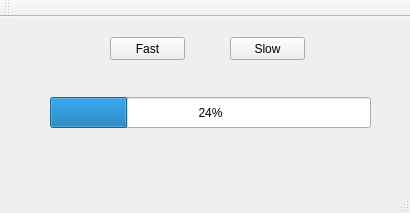
<?xml version="1.0" encoding="UTF-8"?>
<ui version="4.0">
 <class>MainWindow</class>
 <widget class="QMainWindow" name="MainWindow">
  <property name="geometry">
   <rect>
    <x>0</x>
    <y>0</y>
    <width>410</width>
    <height>213</height>
   </rect>
  </property>
  <property name="windowTitle">
   <string>MainWindow</string>
  </property>
  <widget class="QWidget" name="centralWidget">
   <widget class="QProgressBar" name="progressBar">
    <property name="geometry">
     <rect>
      <x>50</x>
      <y>80</y>
      <width>321</width>
      <height>31</height>
     </rect>
    </property>
    <property name="value">
     <number>24</number>
    </property>
   </widget>
   <widget class="QPushButton" name="pushButton">
    <property name="geometry">
     <rect>
      <x>110</x>
      <y>20</y>
      <width>75</width>
      <height>23</height>
     </rect>
    </property>
    <property name="text">
     <string>Fast</string>
    </property>
   </widget>
   <widget class="QPushButton" name="pushButton_2">
    <property name="geometry">
     <rect>
      <x>230</x>
      <y>20</y>
      <width>75</width>
      <height>23</height>
     </rect>
    </property>
    <property name="text">
     <string>Slow</string>
    </property>
   </widget>
  </widget>
  <widget class="QMenuBar" name="menuBar">
   <property name="geometry">
    <rect>
     <x>0</x>
     <y>0</y>
     <width>410</width>
     <height>21</height>
    </rect>
   </property>
  </widget>
  <widget class="QToolBar" name="mainToolBar">
   <attribute name="toolBarArea">
    <enum>TopToolBarArea</enum>
   </attribute>
   <attribute name="toolBarBreak">
    <bool>false</bool>
   </attribute>
  </widget>
  <widget class="QStatusBar" name="statusBar"/>
 </widget>
 <layoutdefault spacing="6" margin="11"/>
 <resources/>
 <connections/>
</ui>
